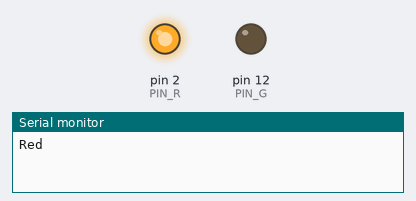
A sketch run on a simulated Arduino Uno, built with avr-gcc and run on an emulated ATmega328P. Shown: output pins drawn as LEDs (lit = HIGH), the last lines printed to the serial monitor. Pins used as bus, display or sensor lines are not drawn.

Above: at 0.3 s.
At 1.7 s:
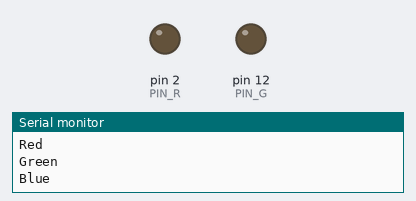
At 2.4 s:
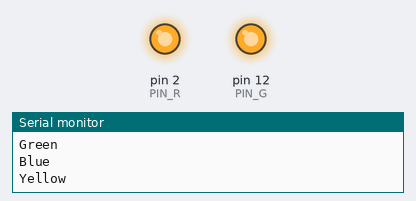
At 6.6 s:
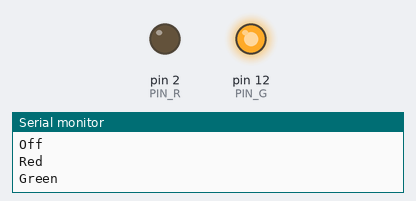
Timing chart, 0 to 7.3 s (numbered marks = the images above):
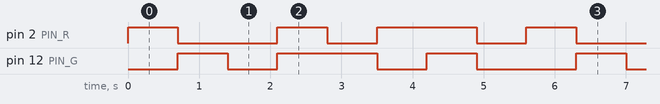

Measured:
- by itself, pin 2 (PIN_R): repeats every 5.6 s: LOW 1.4 s, HIGH 0.70 s, LOW 0.70 s, HIGH 1.4 s, LOW 0.70 s, HIGH 0.70 s
- by itself, pin 12 (PIN_G): repeats every 5.6 s: LOW 0.70 s, HIGH 1.4 s, LOW 0.70 s, HIGH 0.70 s, LOW 1.4 s, HIGH 0.70 s
- by itself, everything shown: repeats every 5.6 s, in 8 steps

The sketch:

rgb_led_test.ino
```cpp
/*
 * RGB status LED test (Robot or Station).
 * Pins: R=2, G=12, B=0
 */
#include <Arduino.h>
const int PIN_R=2, PIN_G=12, PIN_B=0;

void setup(){
  pinMode(PIN_R,OUTPUT); pinMode(PIN_G,OUTPUT); pinMode(PIN_B,OUTPUT);
  Serial.begin(115200);
}

void setRGB(uint8_t r,uint8_t g,uint8_t b){
  analogWrite(PIN_R,r); analogWrite(PIN_G,g); analogWrite(PIN_B,b);
}

void loop(){
  setRGB(255,0,0); Serial.println("Red"); delay(700);
  setRGB(0,255,0); Serial.println("Green"); delay(700);
  setRGB(0,0,255); Serial.println("Blue"); delay(700);
  setRGB(255,255,0); Serial.println("Yellow"); delay(700);
  setRGB(0,255,255); Serial.println("Cyan"); delay(700);
  setRGB(255,0,255); Serial.println("Magenta"); delay(700);
  setRGB(255,255,255); Serial.println("White"); delay(700);
  setRGB(0,0,0); Serial.println("Off"); delay(700);
}
```
